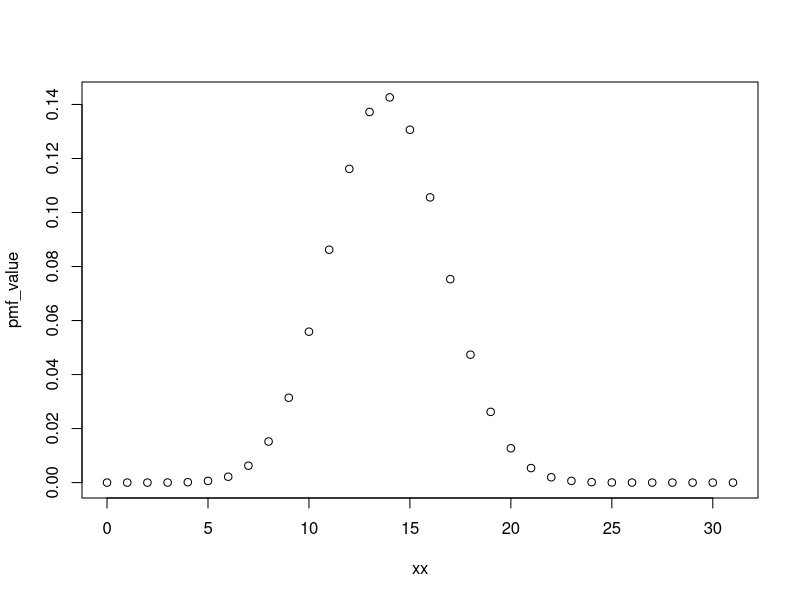
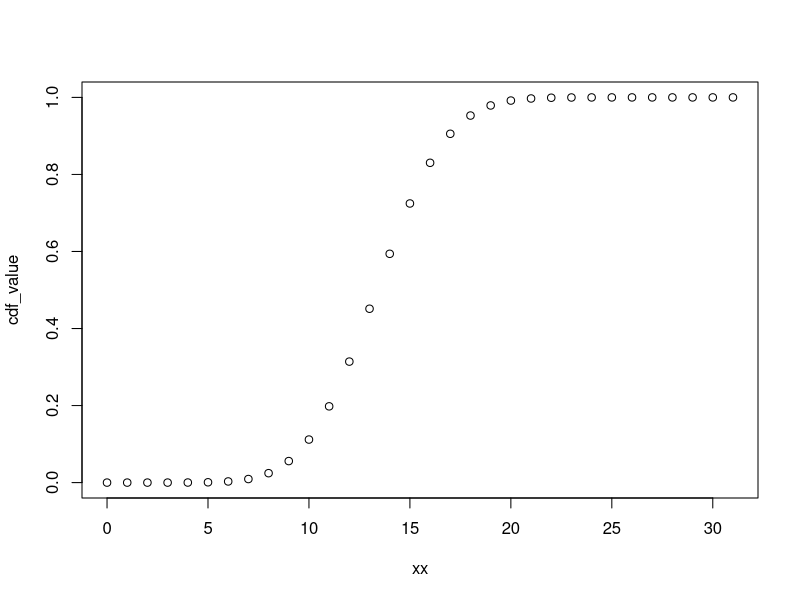

These charts were generated, in order, by the following R code:
#Code for question 1
ans <- pbinom(9, size=12, prob=1/6) - pbinom(6, size=12, prob=1/6)
print(ans)

#Code for Question-2
ans = 1 - pnorm(84, mean=72, sd=15.2) #Solution One
ans = pnorm(84, mean=72, sd=15.2, lower.tail = F)
print(ans)

#Code for question-3
print(dpois(0, 5))
print(ppois(0, 5)) #Difference between ppois and dpois?

print(ppois(q = 50, lambda = 50) - ppois(q = 47,lambda=50))

#Code for question-4
print(dhyper(3,m=17,n=233,k=5))

#Code for question-5

#plotting pmf
xx<-seq(0,31,1)
n<-31
p<-0.447
pmf_value<-numeric()
for(i in 1 : length(xx)){
  pmf_value[i] = dbinom(xx[i],n,p)
}
plot(xx,pmf_value)

#plotting cdf
xx<-seq(0,31,1)
n<-31
p<-0.447

cdf_value<-numeric()
for(i in 1 : length(xx)){
  cdf_value[i] = pbinom(xx[i],n,p)
}
plot(xx,cdf_value)

#mean,variance,sd
#q<-1-p
mn<-n*p
vr<-n*p*(1-p)
std<-sqrt(vr)